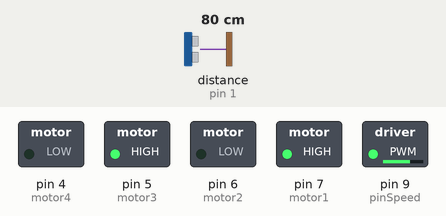
Simulated run of this sketch. Board: Arduino Uno, built with avr-gcc and run on an emulated ATmega328P. Parts: switched loads named in the sketch (green lamp = pin HIGH). Wiring (inferred from the names in the program): ultrasonic range finder: trigger pin 0; echo pin 1. Dashed ring = blinking. The inputs (shaded band) are chosen by the test bench; at power-on: distance to the obstacle (sensor on pin 1) 80 cm. The echo pulse lasts 58.3 µs per cm; pins used as bus, display or sensor lines are not drawn.

Above: at 1.2 s.
1.3 s: distance to the obstacle (sensor on pin 1) set to 12 cm
2.8 s: distance to the obstacle (sensor on pin 1) set to 9 cm
At 2.95 s:
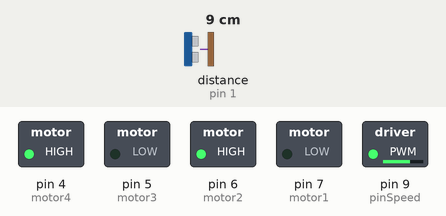
5.8 s: distance to the obstacle (sensor on pin 1) set to 18 cm
At 7.0 s:
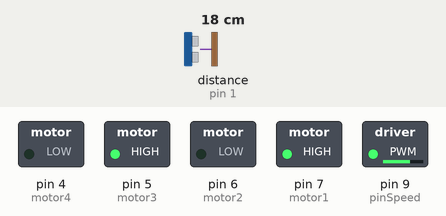
7.3 s: distance to the obstacle (sensor on pin 1) set to 2 cm
At 7.75 s:
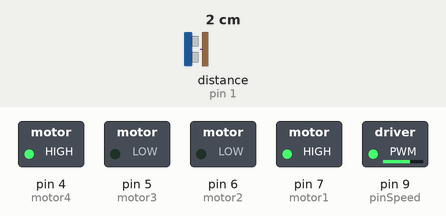
Timing chart, 0 to 11.3 s (numbered marks = the images above; inputs shaded):
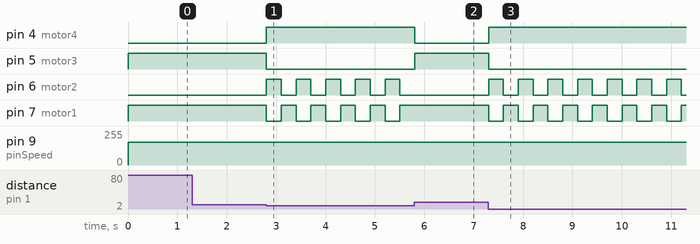

The sketch:

robot-ultrasonic.ino
```cpp
// inialisasi pin untuk motor kanan-kiri
const int motor1 = 7;
const int motor2 = 6;
const int motor3 = 5;
const int motor4 = 4;

// inialisasi pin sensor ultrasonic
const int pinT = 0; // pin Trigger
const int pinE = 1; // pin Echo

// inialisasi pin untuk pengaturan kecepatan
// wajib menggunakan pin PWM
const int pinSpeed = 9;

// inialisasi variabel durasi, jarak dan kecepatan
int duration, distance, speed;

void setup() {
  // inialisasi status I/O masing2 pin
  pinMode(motor1, OUTPUT);
  pinMode(motor2, OUTPUT);
  pinMode(motor3, OUTPUT);
  pinMode(motor4, OUTPUT);
  pinMode(pinT, OUTPUT);
  pinMode(pinE, INPUT);
  pinMode(pinSpeed, OUTPUT);
}

void controlRobot(int distance, int minDistance) {
  // ------------ mengatur pergerakan robot --------------- //
  if (distance >= minDistance){
    // maju
    digitalWrite(motor1, HIGH);
    digitalWrite(motor2, LOW);
    digitalWrite(motor3, HIGH);
    digitalWrite(motor4, LOW);
  } else {
    // mundur
    digitalWrite(motor1, LOW);
    digitalWrite(motor2, HIGH);
    digitalWrite(motor3, LOW);
    digitalWrite(motor4, HIGH);
    delay(300);

    // belok kiri
    digitalWrite(motor1, HIGH);
    digitalWrite(motor2, LOW);
    digitalWrite(motor3, LOW);
    digitalWrite(motor4, HIGH);
    delay(300);
  }
}

void loop() {
  // ------------- pengaturan kecepatan -------------- //
  // membatasi nilai speed 0 - 255
  speed = constrain(speed, 0, 255);

  // inialisasi nilai kecepatan
  // nilai kecepatan dapat diubah, batasannya antara 0 - 255
  speed = 170;

  // menuliskan nilai speed pada pinSpesed
  analogWrite(pinSpeed, speed);

  // ----------- mengaktifkan sensor ultrasonic -------------- //
  // mengaktifkan pin trigger
  digitalWrite(pinT, HIGH);

  // delay 10 mikrodetik
  delayMicroseconds(10);

  // mematikan pin trigger
  digitalWrite(pinT, LOW);

  // mendapat data duration pantulan gelombang ultrasonic
  duration = pulseIn(pinE, HIGH);

  // konversi duration ke distance dalam satuan centimeter(cm)
  distance = ((duration * 0.034) / 2);

  // jalankan robot
  controlRobot(distance, 10);
}
```

Measured:
- the behaviour switches between 11 and 10 cm on distance to the obstacle (sensor on pin 1) (found by bisection; images 0 and 1)
- after the input at 1.3 s, every drawn part: stays the same
- after the input at 2.8 s, pin 4 (motor4): LOW → HIGH at once; pin 5 (motor3): HIGH → LOW at once; pin 6 (motor2), pin 7 (motor1): alternates HIGH for 0.30 s and LOW for 0.30 s, starting at once
- after the input at 5.8 s, pin 4 (motor4): HIGH → LOW at once; pin 5 (motor3): LOW → HIGH at once; pin 6 (motor2): stops changing and stays LOW; pin 7 (motor1): stops changing and stays HIGH
- after the input at 7.3 s, pin 4 (motor4): LOW → HIGH at once; pin 5 (motor3): HIGH → LOW at once; pin 6 (motor2), pin 7 (motor1): alternates HIGH for 0.30 s and LOW for 0.30 s, starting at once
